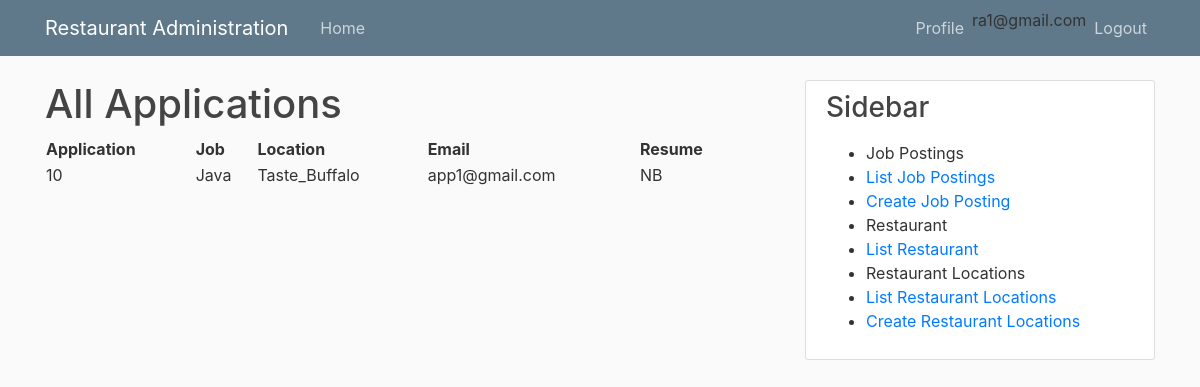
/applications/ (signed in), run on the app's committed database.
### restaurant/models.py (models this page shows, shortened)
class MyUser(AbstractBaseUser):
	overall_admin = 0
	restaurant_admin = 1
	hiring_manager = 2
	applicant = 3
	ROLE_CHOICES = ((overall_admin,'administrator'),
		(restaurant_admin,'Restaurant_Admin'),
		(hiring_manager,'Hiring Manager'),
		(applicant,'Applicant'))
	email = models.EmailField(unique=True)
	username = models.CharField(max_length=25, unique=True)
	first_name = models.CharField(max_length=40)
	last_name = models.CharField(max_length=140)
	date_joined = models.DateTimeField(default=timezone.now)
	is_active = models.BooleanField(default=True)
	is_admin = models.BooleanField(default=True)
	is_staff = models.BooleanField(default=False)
	facility = models.CharField(max_length=140)
	usertype = models.PositiveSmallIntegerField(choices=ROLE_CHOICES, blank=True, null=True)
	positiondescription = models.CharField(max_length=140)
	USERNAME_FIELD = "email"
	REQUIRED_FIELDS = ['username','usertype']
	objects = MyAccountManager()

class Application(models.Model):
	applicationId = models.IntegerField()
	job = models.ForeignKey(JobPosting, on_delete=models.PROTECT)
	user = models.ForeignKey(MyUser, on_delete=models.PROTECT)
	resume = models.CharField(max_length=150)
	approved = models.CharField(max_length=150, default = "Pending")
	class Meta:
		unique_together = ("job","user")

class JobPosting(models.Model):
	jobId = models.IntegerField()
	name = models.CharField(max_length=150)
	restaurant_location = models.ForeignKey(RestaurantLocation, on_delete=models.PROTECT)

class RestaurantLocation(models.Model):
	loc = models.ForeignKey(Location, on_delete=models.PROTECT)
	restaurant = models.ForeignKey(Restaurant, on_delete=models.PROTECT)
	hiring_manager = models.OneToOneField(MyUser,on_delete=models.PROTECT,null=True, blank=True)
	class Meta:
	 	unique_together = ("restaurant","loc")
	def __str__(self):
		return "%s" % str(self.restaurant.name) +"_"+ str(self.loc.name)

class Restaurant(models.Model):
	restaurantId = models.IntegerField()
	name = models.CharField(max_length=150)
	administrator = models.OneToOneField(MyUser,on_delete=models.PROTECT)
	class Meta:
		unique_together = ("restaurantId","name","administrator")

class Location(models.Model):
	locationId = models.IntegerField()
	name = models.CharField(max_length=150)

### restaurant/views.py (the view)
# urls.py: path('applications/',application_list_view,name="applicationList"),
def application_list_view(request,*args,**kwargs):
	user = request.user
	if user.usertype == 0 or user.usertype == 1:
		all_applications = Application.objects.all()
	elif user.usertype == 2:
		if RestaurantLocation.objects.filter(hiring_manager = user) :
			job_posting = JobPosting.objects.filter(restaurant_location=RestaurantLocation.objects.filter(hiring_manager = user)[0])
			all_applications = Application.objects.filter(job__in=job_posting)
		else:
			all_applications = None
	elif user.usertype == 3:
		all_applications = Application.objects.filter(user = request.user)
	mycontext = {
		'all_applications':all_applications
	}
	return render(request,"application/applications_list.html",mycontext)

### templates/application/applications_list.html (shortened to what this page needs)
{% extends 'base.html'%}
{% block content%}
<h1>All Applications</h1>
<body>
	<table width="700">
		<tr>
			<th>Application</th>
			<th>Job</th>
			<th>Location</th>
			<th>Email</th>
			<th>Resume</th>
		</tr>
		{% for application in all_applications %}
		<tr>
			<td>{{application.applicationId}}</td>
			<td>{{application.job.name}}</td>
			<td>{{application.job.restaurant_location}}</td>
			<td>{{application.user.email}}</td>
			<td>{{application.resume}}</td>
		</tr>
		{% endfor %}
	</table>
</body>
{% endblock %}

### templates/base.html (shortened to what this page needs)
 {% load static %}
<!doctype html>
<html>
<head>
    <link rel="stylesheet" href="https://maxcdn.bootstrapcdn.com/bootstrap/4.0.0/css/bootstrap.min.css">
    <link rel="stylesheet" type="text/css" href="{% static 'restaurant/main.css' %}">
</head>
<body>
	<header class="site-header">
	  <nav class="navbar navbar-expand-md navbar-dark bg-steel fixed-top">
	    <div class="container">
	      <a class="navbar-brand mr-4" href="/">Restaurant Administration</a>
	      <div class="collapse navbar-collapse" id="navbarToggle">
	        <div class="navbar-nav mr-auto">
	          <a class="nav-item nav-link" href="/">Home</a>
	        </div>
	        <div class="navbar-nav">
	            {% if user.is_authenticated%}
	            	<a class="nav-item nav-link" href="{%url 'profile' %}">Profile</a>
	            	<div class ="nav-item"> {{user.get_username}}</div>
	            	<a class="nav-item nav-link" href="{% url 'logout' %}">Logout</a>
	            {% else %}
	          		<a class="nav-item nav-link" href="{%url 'login' %}">Login</a>
	          		<a class="nav-item nav-link" href="{% url 'registerAutoUser' %}">Register</a>
	          	{% endif %}
	        </div>
	      </div>
	    </div>
	  </nav>
	</header>
	<main role="main" class="container">
	  <div class="row">
	    <div class="col-md-8">
	      {% block content %}{% endblock %}
	    </div>
	    <div class="col-md-4">
	    	{% if user.usertype == 1 or user.usertype == 0 or user.usertype == 2 or user.usertype == 3%}
	      <div class="content-section">
	        <h3>Sidebar</h3>
	        <p class='text-muted'>
	        	<ul>
	        		{% if user.usertype == 1 or user.usertype == 0 or user.usertype == 2 or user.usertype == 3%}
	        		<li>Job Postings
	        			<li><a href="{% url 'jobPostingList' %}">List Job Postings</a></li>
	        			{% if user.usertype == 0 or user.usertype == 1%}
	        				<li><a href="{% url 'jobPostingCreate' %}">Create Job Posting</a></li>
						{% endif %}
	        		</li>
	        		{% endif %}
	        		{% if user.usertype == 1 or user.usertype == 0%}
	        		<li>Restaurant
	        			<li><a href="{% url 'restaurantList' %}">List Restaurant</a></li>
	        		</li>
	        		{%endif %}
	        		{% if user.usertype == 1 or user.usertype == 0%}
	        		<li>Restaurant Locations
	        			<li><a href="{% url 'restaurantLocationList' %}">List Restaurant Locations</a></li>
	        			{% if user.usertype != 0%}
	        			<li><a href="{% url 'restaurantLocationCreate' %}">Create Restaurant Locations</a></li>
	        			{% endif %}
	        		</li>
					{% endif %}
		    	</ul>
	        </p>
	      </div>
	      {% endif %}
	    </div>
	  </div>
	</main>
    </body>
</html>

### restaurant/static/restaurant/main.css (style rules this page uses)
body { background: #fafafa; color: #333333; margin-top: 5rem; }
h1, h2, h3, h4, h5, h6 { color: #444444; }
ul { margin: 0; }
.bg-steel { background-color: #5f788a; }
.site-header .navbar-nav .nav-link { color: #cbd5db; }
.content-section { background: #ffffff; padding: 10px 20px; border: 1px solid #dddddd; border-radius: 3px; margin-bottom: 20px; }

### data on the page
MyUser: get_username "ra1@gmail.com"
Application: applicationId "10", job.name "Java", job.restaurant_location "Taste_Buffalo", user.email "app1@gmail.com", resume "NB"
